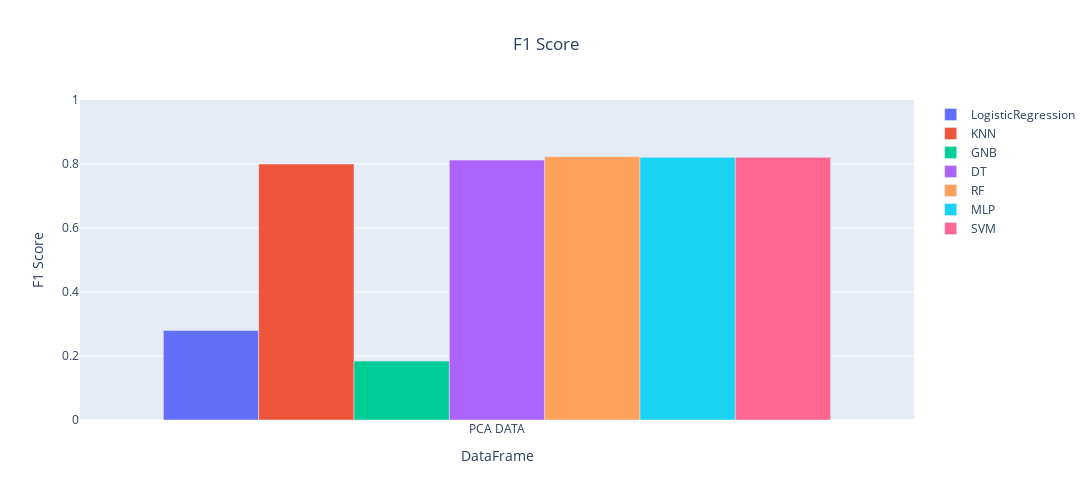
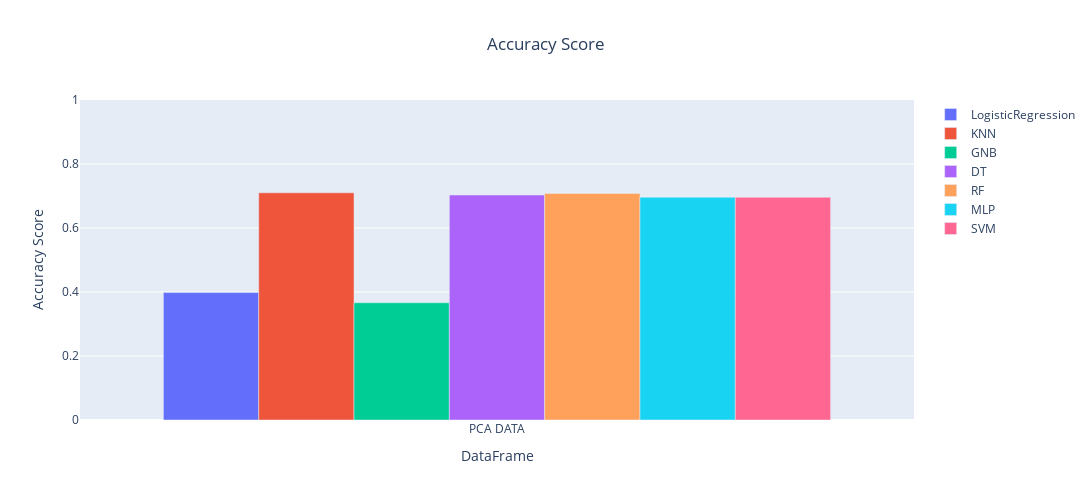

Write notebook code for charts like these, in order.
### Markdown cell above
We will plot the data in 2 ways:
- For each scoring function, we will plot the algorithms's scores in a bar chart.
- For each Algorithm, we will plot the scores in a bar chart.

### Code cell
! pip install plotly
import plotly.graph_objects as go

x = ['PCA DATA']
titles = ['F1 Score', 'Accuracy Score']

for i,score in enumerate([f1_values,accuracy_values]):
    fig = go.Figure(data=[
    go.Bar(name='LogisticRegression', x=x, y=list(score.values())[0]),
    go.Bar(name='KNN', x=x, y=list(score.values())[1]),
    go.Bar(name='GNB', x=x, y=list(score.values())[2]),
    go.Bar(name='DT', x=x, y=list(score.values())[3]),
    go.Bar(name='RF', x=x, y=list(score.values())[4]),
    go.Bar(name='MLP', x=x, y=list(score.values())[5])
    ,go.Bar(name='SVM', x=x, y=list(score.values())[6])
    ], layout=go.Layout(title=titles[i],title_x = 0.5,  barmode='group', xaxis=dict(title='DataFrame'), yaxis=dict(title=titles[i]), width=1200, height=500))
    fig.update_yaxes(range=[0,1])
    fig.show()

### Figure 1 — Plotly figure (JSON) as saved in the notebook; plotly's stock layout.template omitted (floating-point values rounded to 4 significant figures)
{"data": [{"name": "LogisticRegression", "type": "bar", "x": ["PCA DATA"], "y": [0.2794]}, {"name": "KNN", "type": "bar", "x": ["PCA DATA"], "y": [0.7999]}, {"name": "GNB", "type": "bar", "x": ["PCA DATA"], "y": [0.1841]}, {"name": "DT", "type": "bar", "x": ["PCA DATA"], "y": [0.8122]}, {"name": "RF", "type": "bar", "x": ["PCA DATA"], "y": [0.8229]}, {"name": "MLP", "type": "bar", "x": ["PCA DATA"], "y": [0.8208]}, {"name": "SVM", "type": "bar", "x": ["PCA DATA"], "y": [0.8208]}], "layout": {"barmode": "group", "height": 500, "title": {"text": "F1 Score", "x": 0.5}, "width": 1200, "xaxis": {"title": {"text": "DataFrame"}}, "yaxis": {"range": [0, 1], "title": {"text": "F1 Score"}}}}

### Figure 2 — Plotly figure (JSON) as saved in the notebook; plotly's stock layout.template omitted (floating-point values rounded to 4 significant figures)
{"data": [{"name": "LogisticRegression", "type": "bar", "x": ["PCA DATA"], "y": [0.3982]}, {"name": "KNN", "type": "bar", "x": ["PCA DATA"], "y": [0.71]}, {"name": "GNB", "type": "bar", "x": ["PCA DATA"], "y": [0.3664]}, {"name": "DT", "type": "bar", "x": ["PCA DATA"], "y": [0.7031]}, {"name": "RF", "type": "bar", "x": ["PCA DATA"], "y": [0.708]}, {"name": "MLP", "type": "bar", "x": ["PCA DATA"], "y": [0.6961]}, {"name": "SVM", "type": "bar", "x": ["PCA DATA"], "y": [0.6961]}], "layout": {"barmode": "group", "height": 500, "title": {"text": "Accuracy Score", "x": 0.5}, "width": 1200, "xaxis": {"title": {"text": "DataFrame"}}, "yaxis": {"range": [0, 1], "title": {"text": "Accuracy Score"}}}}
